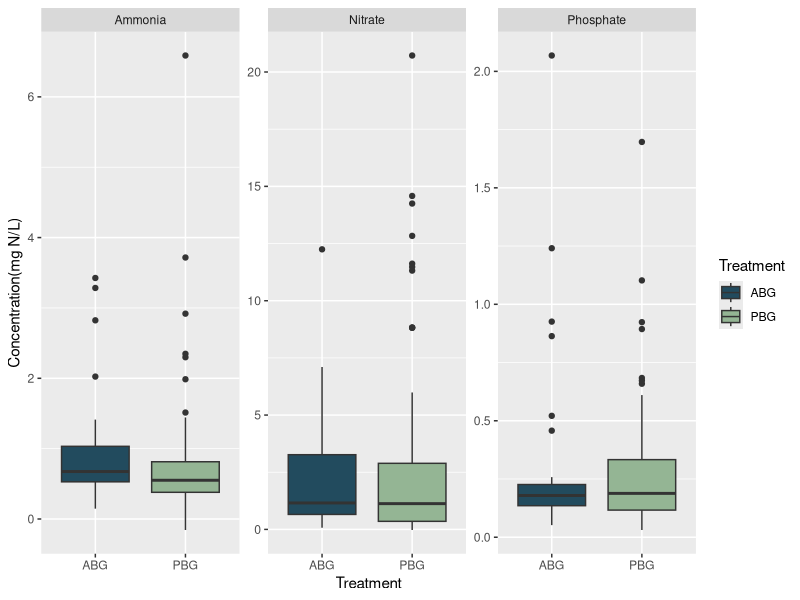
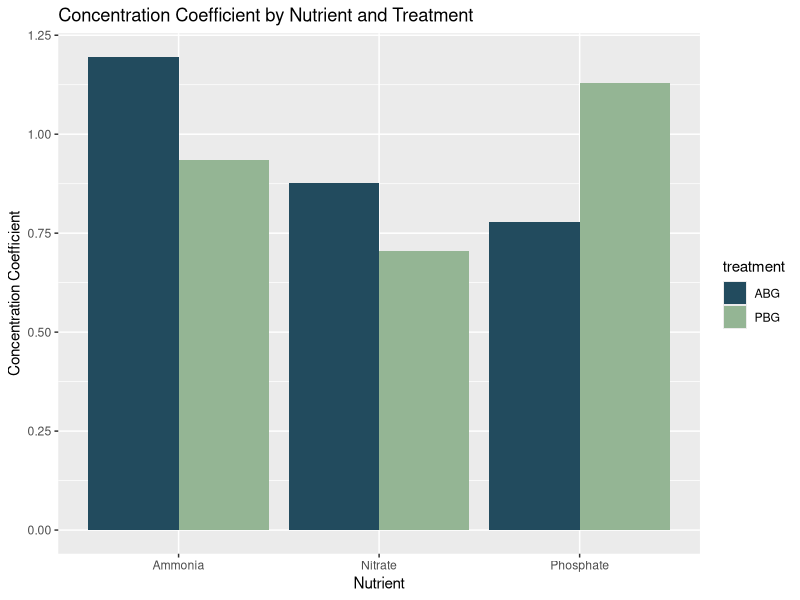

Recreate these plots in R, in order.
## ---- chunk 1
    knitr::opts_knit$set(root.dir='~/Desktop/BIO_400X_R/UNCG_DataWrangling')
## ---- chunk 2
    knitr::opts_chunk$set(echo=TRUE)

library(tidyverse)
library(dplyr)

# Read in the CSV files
N_data <- read.csv("PBG_N_compiled_raw_2021.csv")
P_data <- read.csv("PBG_P_compiled_raw_2021.csv")

# Bind the N and P files together
NP_data <- rbind(N_data,P_data) %>%
        filter(grepl("U",sample)) %>% 
        group_by(Sample,test) %>% 
        filter(dilution==max(dilution))

#Separate column Sample into four separate columns
NP_datasplit <- separate(NP_data, Sample, into = c("watershed", "transect", "plot", "col4"), sep = "-") %>% 

#Remove the 4th column created by the split above
        select(-col4)

#Join NP_datasplit & PBG_trts
PBG_trts <- read.csv("PBG_trts.csv")

#Clean PBG_trts data, split columns
PBG_combined <- merge(NP_datasplit,PBG_trts, by = c("watershed", "transect","plot"), all.x = TRUE) %>% 
        group_by(treatment) %>% 
mutate(test=ifelse(test=="HCl PO4_1",
    "Phosphate",ifelse(test=="KCL NO3_NO2 2", "Nitrate", "Ammonia")))

#Create boxplot graph by Tx 
my_pal <- c("#224b5e","#94b594")
print(ggplot(PBG_combined,aes(x=treatment,y=as.numeric(concentration),fill=treatment))+
  geom_boxplot()+
  facet_wrap(~test,scales="free_y")+
  labs(x="Treatment",y="Concentration(mg N/L)",fill="Treatment")+
  scale_fill_manual(values=my_pal))

#Coefficient of variation
PBG_coeff <- PBG_combined %>% 
  group_by(treatment,test) %>% 
  summarise(conc_mean=mean(as.numeric(concentration)), conc_sd=sd(concentration), conc_coeff=conc_mean/conc_sd) %>%
  ungroup()

#Coefficient of variation - bar graph
ggplot(PBG_coeff, aes(x = test, y = conc_coeff, fill = treatment)) +
  geom_bar(stat = "identity", position = "dodge") +
  scale_fill_manual(values = my_pal) +
  labs(x = "Nutrient", y = "Concentration Coefficient") +
  ggtitle("Concentration Coefficient by Nutrient and Treatment")
